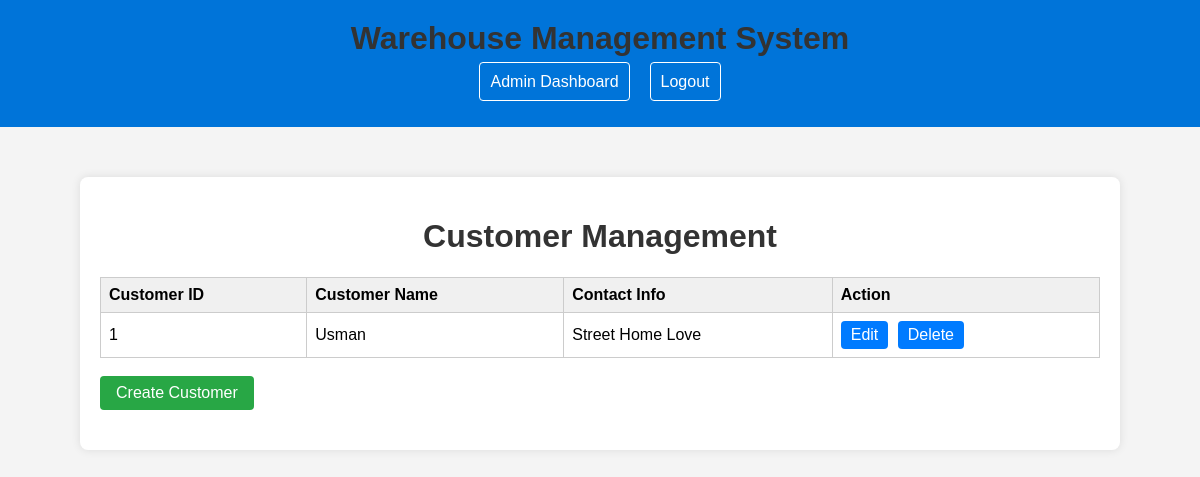
The page /customers_manage.php (signed in) on the database its author committed.
### tables this page shows
CREATE TABLE `customers` (
  `customer_id` int(11) NOT NULL,
  `customer_name` varchar(100) NOT NULL,
  `contact_info` varchar(255) NOT NULL
);

### customers_manage.php (the view, shortened to what this page needs)
<?php
require_once 'db_config.php';
$sql = "SELECT * FROM customers";
$result = mysqli_query($conn, $sql);
$customers = mysqli_fetch_all($result, MYSQLI_ASSOC);
?>
<!DOCTYPE html>
<html lang="en">
<head>
</head>
<body>
    <?php include 'header.php'; ?>
    <div class="manage-container">
        <h1>Customer Management</h1>
        <table>
            <tr>
                <th>Customer ID</th>
                <th>Customer Name</th>
                <th>Contact Info</th>
                <th>Action</th>
            </tr>
            <?php foreach($customers as $customer): ?>
                <tr>
                    <td><?php echo $customer['customer_id']; ?></td>
                    <td><?php echo $customer['customer_name']; ?></td>
                    <td><?php echo $customer['contact_info']; ?></td>
                    <td>
                        <?php if($_SESSION['role'] == 'admin' || $_SESSION['role'] == 'manager'): ?>
                            <a href="edit_customer.php?customer_id=<?php echo $customer['customer_id']; ?>">Edit</a>
                        <?php endif; ?>
                        <?php if($_SESSION['role'] == 'admin'): ?>
                            <a href="delete_customer.php?customer_id=<?php echo $customer['customer_id']; ?>">Delete</a>
                        <?php endif; ?>
                    </td>
                </tr>
            <?php endforeach; ?>
        </table>
        <?php if($_SESSION['role'] == 'admin' || $_SESSION['role'] == 'manager'): ?>
            <a href="create_customer.php" class="create-customer-link">Create Customer</a>
        <?php endif; ?>
    </div>
</body>
</html>

### customers_manage.php (style rules this page uses)
body { font-family: Arial, sans-serif; background-color: #f4f4f4; margin: 0; padding: 0; }
.manage-container { background-color: #fff; padding: 20px; border-radius: 8px; box-shadow: 0 0 10px rgba(0, 0, 0, 0.1); max-width: 1000px; margin: 50px auto; }
h1 { text-align: center; color: #333; }
table { width: 100%; border-collapse: collapse; }
th, td { border: 1px solid #ccc; padding: 8px; text-align: left; }
th { background-color: #f0f0f0; }
.create-customer-link { display: inline-block; padding: 8px 16px; margin-bottom: 20px; background-color: #28a745; color: #fff; text-decoration: none; border-radius: 4px; transition: background-color 0.3s; }
td a { text-decoration: none; color: #fff; margin-right: 5px; padding: 5px 10px; border-radius: 4px; background-color: #007bff; transition: background-color 0.3s; display: inline-block; }

### rows shown on the page
customers: customer_id "1", customer_name "Usman", contact_info "Street Home Love"
